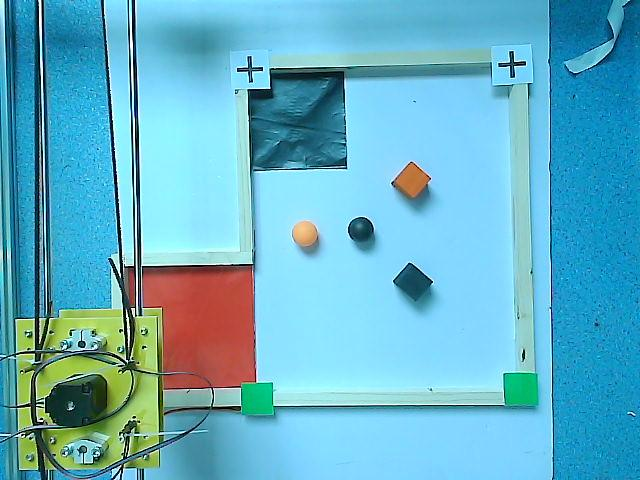
#> input picture test.jpg, 640 x 480 px, found by its file name
$ python threshold_bar.py
#> lines starting #> are read from the running program, lines starting #| are printed output that depends on the picture; after the words box and inside, x2 and y2 are one past the last pixel; in counts of white or black regions, pixels touching at a corner belong together
# -*- coding:utf-8 -*-

import cv2
import numpy as np

"""
功能：读取一张图片，显示出来，转化为HSV色彩空间
     并通过滑块调节HSV阈值，实时显示
"""

image = cv2.imread('../test.jpg') # 根据路径读取一张图片
#> image is the input picture: shape (480, 640, 3); mean B, G, R 197.8, 176.4, 99.5
cv2.imshow("BGR", image) # 显示图片

hsv_low = np.array([0, 0, 0])
hsv_high = np.array([160, 160, 28])

# 下面几个函数，写得有点冗余

def h_low(value):
    hsv_low[0] = value

def h_high(value):
    hsv_high[0] = value

def s_low(value):
    hsv_low[1] = value

def s_high(value):
    hsv_high[1] = value

def v_low(value):
    hsv_low[2] = value

def v_high(value):
    hsv_high[2] = value

cv2.namedWindow('image',cv2.WINDOW_AUTOSIZE)
# 可以自己设定初始值，最大值255不需要调节
cv2.createTrackbar('H low', 'image', 35, 255, h_low)
cv2.createTrackbar('H high', 'image', 90, 255, h_high)
cv2.createTrackbar('S low', 'image', 43, 255, s_low)
cv2.createTrackbar('S high', 'image', 255, 255, s_high)
cv2.createTrackbar('V low', 'image', 35, 255, v_low)
cv2.createTrackbar('V high', 'image', 255, 255, v_high)

while True:
    dst = cv2.cvtColor(image, cv2.COLOR_BGR2HSV) # BGR转HSV
#> dst: shape (480, 640, 3); mean H, S, V 90.3, 148.7, 207.7
    dst = cv2.inRange(dst, hsv_low, hsv_high) # 通过HSV的高低阈值，提取图像部分区域
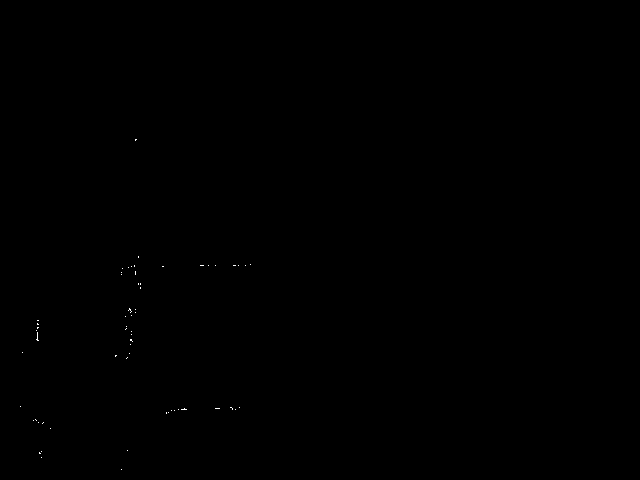
#> dst: shape (480, 640); 0.04% white in thin lines or dots, all inside (x1, y1, x2, y2) = (20, 139, 251, 470)
    cv2.imshow('dst', dst)
    if cv2.waitKey(1) & 0xFF == ord('q'):
#> (key q is pressed here)
        break
cv2.destroyAllWindows()
